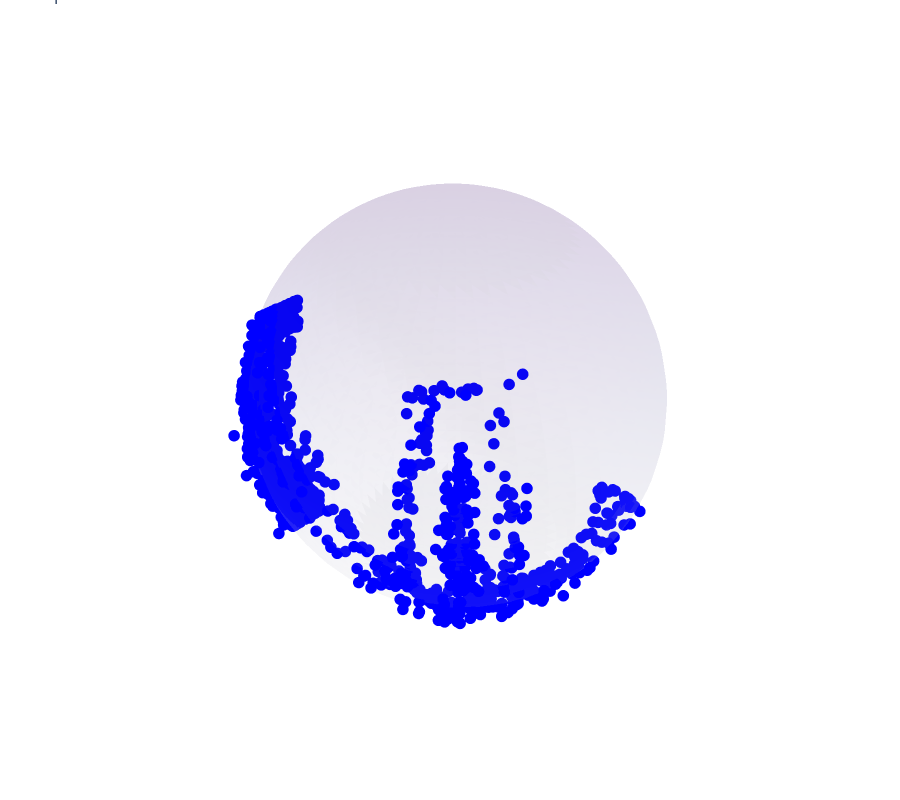

The notebook cell this image was saved under:
### Code cell
fig_sphere = plot_mesh_plotly(V_sphere, F_sphere, title="Sphere", opacity=0.1, points=Y_lang)

### Figure 1 — Plotly figure (JSON) as saved in the notebook; plotly's stock layout.template omitted (floating-point values rounded to 4 significant figures; data arrays with more than 128 entries replaced by an {"elided": "..."} marker saying what was removed)
{"data": [{"colorscale": [[0.0, "rgb(252,251,253)"], [0.125, "rgb(239,237,245)"], [0.25, "rgb(218,218,235)"], [0.375, "rgb(188,189,220)"], [0.5, "rgb(158,154,200)"], [0.625, "rgb(128,125,186)"], [0.75, "rgb(106,81,163)"], [0.875, "rgb(84,39,143)"], [1.0, "rgb(63,0,125)"]], "flatshading": true, "i": {"elided": "4802 int values"}, "intensity": {"elided": "2500 float values"}, "j": {"elided": "4802 int values"}, "k": {"elided": "4802 int values"}, "opacity": 0.1, "showscale": false, "x": {"elided": "2500 float values"}, "y": {"elided": "2500 float values"}, "z": {"elided": "2500 float values"}, "type": "mesh3d"}, {"hoverinfo": "none", "marker": {"color": "blue", "size": 4}, "mode": "markers", "x": {"elided": "1329 float values"}, "y": {"elided": "1329 float values"}, "z": {"elided": "1329 float values"}, "type": "scatter3d"}], "layout": {"scene": {"xaxis": {"visible": false}, "yaxis": {"visible": false}, "zaxis": {"visible": false}, "aspectmode": "cube"}, "margin": {"l": 0, "r": 0, "b": 0, "t": 0}, "height": 800, "title": {"text": "Sphere"}}}
